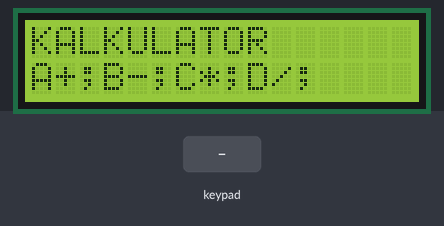
A sketch run on a simulated Arduino Uno, built with avr-gcc and run on an emulated ATmega328P. Parts: 16×2 character LCD. The test bench sets the inputs (shaded band).

Above: at 0.1 s.
4.3 s: keypad keys 6 * 7 = pressed 0.4 s apart
At 5.8 s:
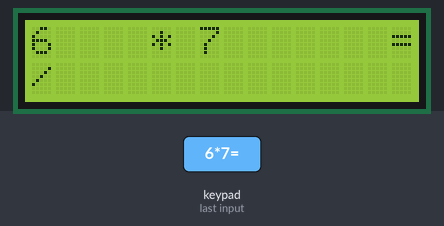
7.4 s: key '=' pressed
At 8.6 s:
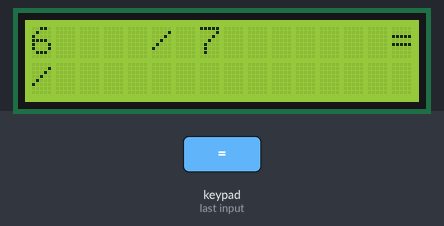
8.9 s: keypad keys 7 6 5 4 = pressed 0.4 s apart
At 11.0 s:
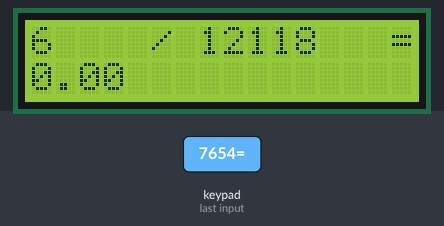
12.4 s: key '+' pressed
At 13.6 s:
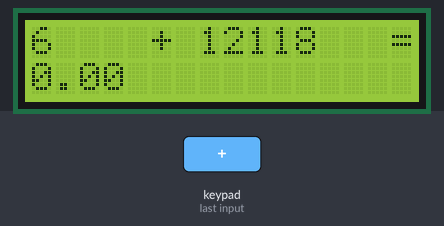
Timing chart, 0 to 14.9 s (numbered marks = the images above; inputs shaded):
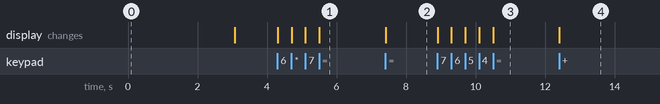

Measured:
- after the input at 4.3 s, the display: first changes at once (image 1 shows a later state)
- after the input at 7.4 s, the display: changes at once (image 2)
- after the input at 8.9 s, the display: first changes at once (image 3 shows a later state)
- after the input at 12.4 s, the display: changes at once (image 4)

The sketch:

tenth.ino
```cpp
#include <Keypad.h>
#include <LiquidCrystal.h>

//LCD z połączeniami pinów
LiquidCrystal lcd(13, 12, 11, 10, 9, 8);

// Zmienne do przechowywania operandów i wyniku
int first, second;
float total;
// Zmienna do przechowywania wciśniętego klawisza
char customKey;

// Układ klawiatury i połączenia pinów
const byte ROWS = 4;
const byte COLS = 4;
char keys[ROWS][COLS] = {
  {'1','2','3','+'},
  {'4','5','6','-'},
  {'7','8','9','*'},
  {'=','0','C','/'}
};
byte rowPins[ROWS] = {7,6,5,4};
byte colPins[COLS] = {3,2,1,0};

// Inicjalizacja obiektu klawiatury
Keypad customKeypad = Keypad( makeKeymap(keys), rowPins, colPins, ROWS, COLS);

void setup() {
  lcd.begin(16, 2);  // start LCD
  lcd.setCursor(0,0);
  lcd.print("KALKULATOR");  // Wyświetlenie tytułu na pierwszej linii
  lcd.setCursor(0,1);
  lcd.print("A+;B-;C*;D/;");  // Wyświetlenie dostępnych operacji na drugiej linii
  delay(3000);  // Czekaj 3 sekundy
  lcd.clear();  // Wyczyść ekran
  lcd.setCursor(0, 0);
}

void loop() {
  // Oczekiwanie na wciśnięcie klawisza
  customKey = customKeypad.getKey();

  // Sprawdzenie wciśniętego klawisza
  switch(customKey) {
    // Jeśli został wciśnięty klawisz z cyfrą, dodaj go do bieżącej wartości first
    case '0' ... '9':
      lcd.setCursor(0,0);
      first = first * 10 + (customKey - '0');
      lcd.print(first);
      break;

    // Jeśli został wciśnięty +, wykonaj dodawanie
    case '+':
      lcd.setCursor(5,0);
      lcd.print("+");
      second = getSecondNumber(); // Pobierz drugą liczbę
      total = first + second;
      lcd.setCursor(0,3);
      lcd.print(total);
      first = 0, second = 0; // Wyzeruj wartości
      break;

    // Jeśli został wciśnięty -, wykonaj odejmowanie
    case '-':
      lcd.setCursor(5,0);
      lcd.print("-");
      second = getSecondNumber();
      total = first - second;
      lcd.setCursor(0,3);
      lcd.print(total);
      first = 0, second = 0;
      break;

    // Jeśli został wciśnięty *, wykonaj mnożenie
    case '*':
      lcd.setCursor(5,0);
      lcd.print("*");
      second = getSecondNumber();
      total = first * second;
      lcd.setCursor(0,3);
      lcd.print("/");
      second = getSecondNumber();
      lcd.setCursor(0,3);

    // Jeśli został wciśnięty /, wykoanj dzielenie
    case '/':
 	  lcd.setCursor(5,0);
      lcd.print("/");
      second = getSecondNumber();
      lcd.setCursor(0,3);

    // Sprawdzenie dzielenia przez zero
      if (second == 0) {
        lcd.print("Nieprawidłowe");
      } else {
        total = (float)first / (float)second;
        lcd.print(total);
      }
      first = 0, second = 0;
      break;

    case 'C':
      // Wyczyść ekran i wyzeruj wartości
      total = 0;
      lcd.clear();
      break;
  }
}

// Funkcja do pobierania drugiej liczby
long getSecondNumber() {
  while( 1 ) {
    customKey = customKeypad.getKey();
    if(customKey >= '0' && customKey <= '9') {
      second = second * 10 + (customKey - '0');
      lcd.setCursor(7,0);
      lcd.print(second);
      lcd.setCursor(15,0);
      lcd.print('=');
    }
    if(customKey == '=') break;
  }
  return second;
}
```
